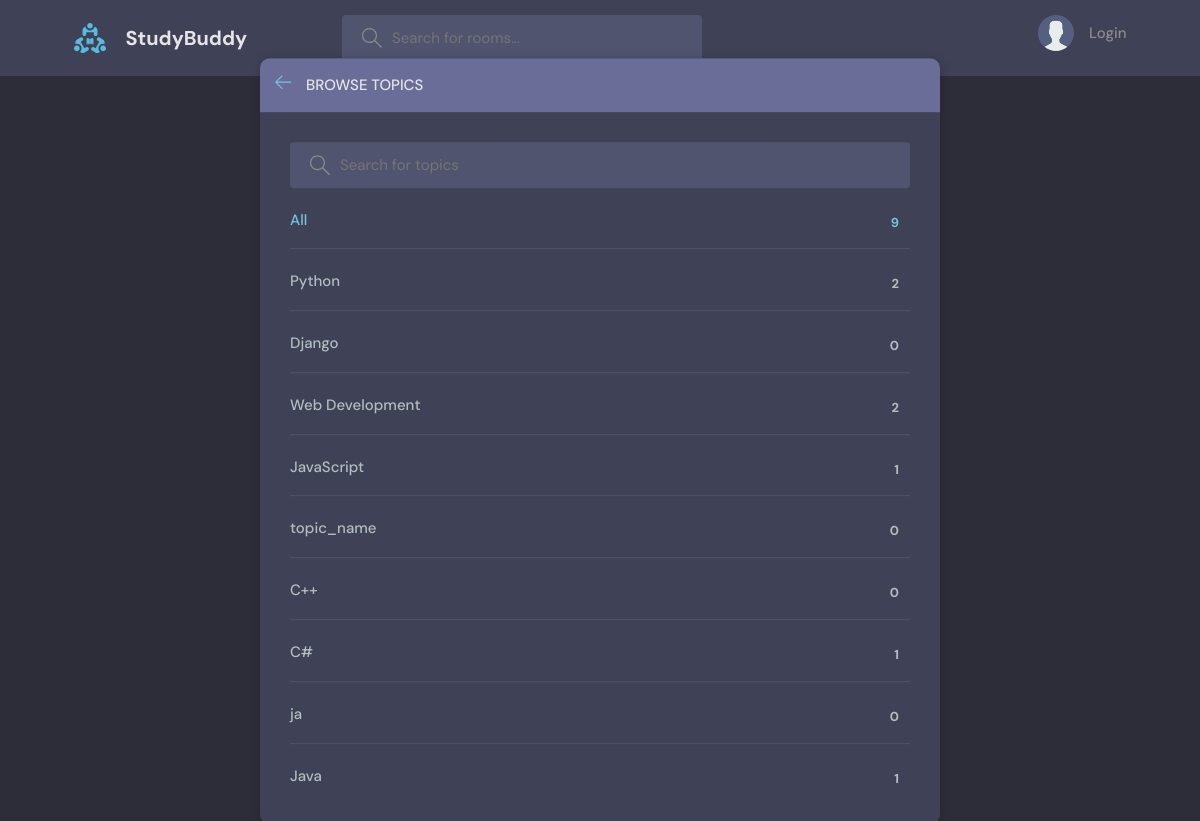
Page /topics/ on the committed database.
### base/models.py (models this page shows, shortened)
class Topic(models.Model):
    name = models.CharField(max_length=200)

### base/views.py (the view)
# urls.py: path('topics/', views.topicsPage, name="topics"),
def topicsPage(request):
    q = request.GET.get('q') if request.GET.get('q') != None else ''
    topics = Topic.objects.filter(name__icontains=q)
    return render(request ,'base/topics.html', {'topics':topics})

### base/templates/base/topics.html (shortened to what this page needs)
{% extends 'main.html' %}
{% block content %}
    <main class="create-room layout">
      <div class="container">
        <div class="layout__box">
          <div class="layout__boxHeader">
            <div class="layout__boxTitle">
              <a href="{% url 'home' %}">
                <svg version="1.1" xmlns="http://www.w3.org/2000/svg" width="32" height="32" viewBox="0 0 32 32">
                  <title>arrow-left</title>
                  <path
                    d="M13.723 2.286l-13.723 13.714 13.719 13.714 1.616-1.611-10.96-10.96h27.625v-2.286h-27.625l10.965-10.965-1.616-1.607z"
                  ></path>
                </svg>
              </a>
              <h3>Browse Topics</h3>
            </div>
          </div>
          <div class="topics-page layout__body">
            <form action="" method="GET" class="header__search">
              <label>
                <input name="q" placeholder="Search for topics" />
              </label>
            </form>
            <ul class="topics__list">
              <li>
                <a href="{% url 'topics' %}" class="active">All <span>{{topics.count}}</span></a>
              </li>
              {% for topic in topics %}
              <li>
                <a href="{% url 'home' %}?q={{topic.name}}">{{topic.name}} <span> {{topic.room_set.all.count}} </span></a>
              </li>
              {% endfor %}
            </ul>
          </div>
        </div>
      </div>
    </main>
{% endblock content %}

### static/styles/style.css (style rules this page uses)
:root { --color-main: #71c6dd; --color-main-light: #e1f6fb; --color-dark: #3f4156; --color-dark-medium: #51546e; --color-dark-light: #696d97; --color-light: #e5e5e5; --color-gray: #8b8b8b; --color-light-gray: #b2bdbd; --color-bg: #2d2d39; --color-success: #5dd693; --color-error: #fc4b0b; }
* { font-family: "DM Sans", -apple-system, BlinkMacSystemFont, "Segoe UI", Roboto, Oxygen, Ubuntu, Cantarell, "Open Sans", "Helvetica Neue", sans-serif; margin: 0; padding: 0; box-sizing: border-box; text-rendering: optimizeLegibility; font-size: inherit; }
html { font-size: 56.25%; }
@media only screen and (min-width: 1200px) { html { font-size: 62.5%; } }
body { line-height: 1.6; font-weight: 400; font-size: 1.5rem; color: var(--color-light-gray); background-color: var(--color-bg); min-height: 100vh; }
a { display: inline-block; color: var(--color-main); text-decoration: none; }
.container { max-width: 120rem; width: 90%; margin: auto; }
.header__search > label { background-color: var(--color-dark-medium); padding: 1.3rem 1rem; display: flex; align-items: center; gap: 1rem; border-radius: 4px; }
.header__search svg { fill: var(--color-gray); width: 2rem; height: 2rem; margin-left: 1rem; }
.header__search input { width: 30rem; background: transparent; border: none; outline: none; color: var(--color-light); }
.layout { margin-top: 2.4rem; }
.layout > .container { display: flex; justify-content: space-between; align-items: flex-start; }
.layout__box { width: 90%; max-width: 48rem; min-height: 40rem; position: absolute; top: 50%; left: 50%; transform: translate(-50%, -46%); background-color: var(--color-dark); border-radius: 1rem; box-shadow: 1px 1px 6px 3px rgba(0, 0, 0, 0.1); overflow: hidden; }
.layout__boxHeader { display: flex; padding: 1.5rem; background-color: var(--color-dark-light); }
.layout__boxTitle { display: flex; gap: 1.5rem; align-items: center; }
.layout__boxTitle h3 { text-transform: uppercase; font-weight: 500; color: var(--color-light); }
.layout__boxTitle svg { width: 1.6rem; height: 1.6rem; fill: var(--color-main); }
.layout__body { margin: 3rem; }
.topics__list { list-style: none; }
.topics__list li a { display: flex; justify-content: space-between; margin-bottom: 3rem; font-weight: 500; color: var(--color-light-gray); transition: all 0.3s ease-in-out; }
.topics__list li a.active, .topics__list li a:hover { color: var(--color-main); }
.topics__list li a span { padding: 0.5rem 1rem; background-color: var(--color-dark); border-radius: 3px; font-size: 1.3rem; font-weight: 700; letter-spacing: 1px; }
.topics-page .topics__list li:not(:last-child) a { margin: 2rem 0; padding-bottom: 1rem; text-decoration: none; border-bottom: 1px solid var(--color-dark-medium); }
.topics-page .header__search { display: block; }
.create-room.layout .layout__box { max-width: 68rem; }

### rows in the picture
Topic: name "Python", room_set.all.count "2"
Topic: name "Django", room_set.all.count "0"
Topic: name "Web Development", room_set.all.count "2"
Topic: name "JavaScript", room_set.all.count "1"
Topic: name "topic_name", room_set.all.count "0"
Topic: name "C++", room_set.all.count "0"
Topic: name "C#", room_set.all.count "1"
Topic: name "ja", room_set.all.count "0"
Topic: name "Java", room_set.all.count "1"

### other values in the picture
{{ topics.count }} "9"
